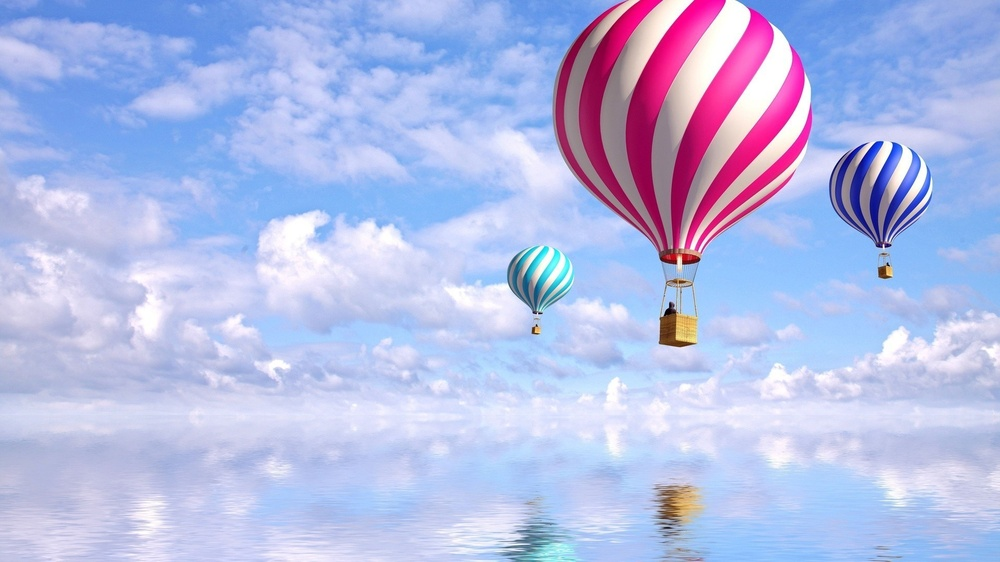
#> input picture balloons.jpg, 1000 x 562 px, shrunk from 1920 x 1080 before the run
$ jupyter execute Others.ipynb
#> lines starting #> are read from the running program, lines starting #| are printed output that depends on the picture
написать функцию, в которую можно передать картинку и параметр N, и получить палитру цветов в количестве N

<div>

</div>

[cell 1]
import numpy as np
from sklearn.cluster import KMeans
import cv2
from matplotlib import pyplot as plt


def kmeanscolors(n_colors, image='balloons.jpg'):
#> called with n_colors = 5, image = 'balloons.jpg'
    im = cv2.imread(image)
#> im is the input picture: shape (562, 1000, 3); mean B, G, R 230.8, 187.5, 178.8
    h,w = im.shape[:2]
#> h = 562; w = 1000
    im = im.reshape(h*w, 3)
    kmeans = KMeans(n_clusters=n_colors, init='k-means++')
    kmeans.fit(im)
    for i, pred in enumerate(kmeans.predict(im)):
        im[i] = kmeans.cluster_centers_[pred]
    newim = im.reshape(h, w, 3)
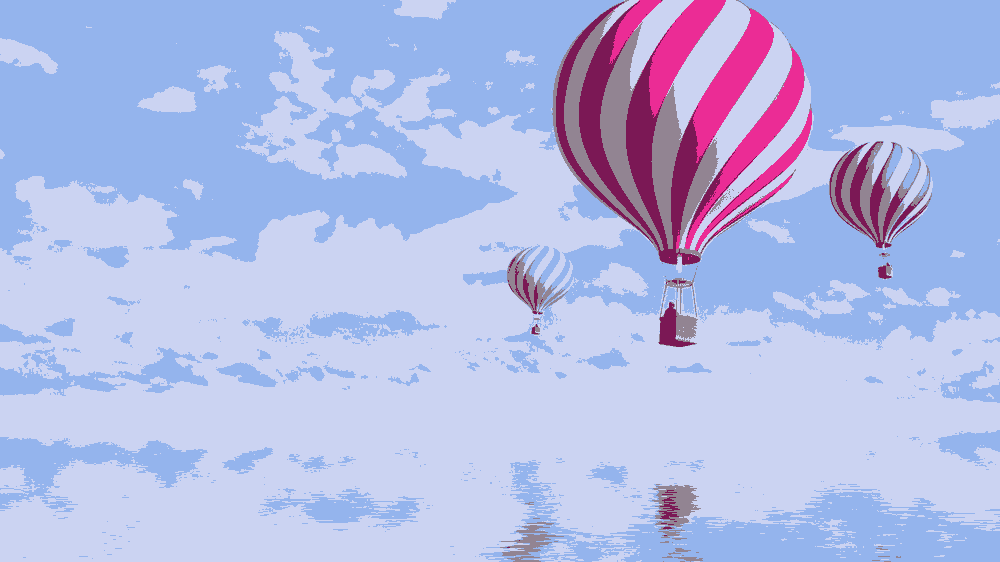
#> newim: shape (562, 1000, 3); mean of channels 0, 1, 2 230.2, 187.2, 178.6; drawn as B, G, R
    plt.imshow(cv2.cvtColor(newim, cv2.COLOR_BGR2RGB))

[cell 2]
kmeanscolors(5, image='balloons.jpg')
